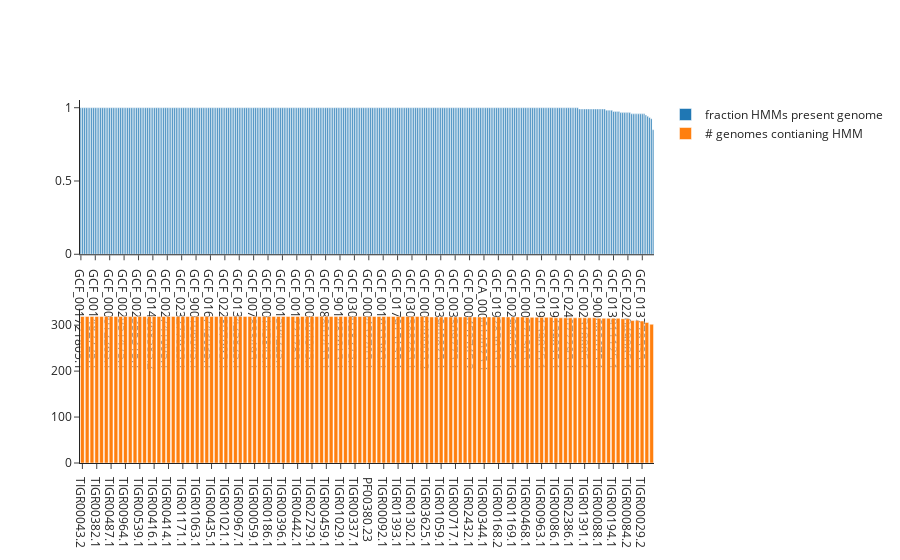

Notebook code for this chart:
### Code cell
qc_fig = make_subplots(rows=2, cols=1,)
hmm_pres_s = pres_abs_df.sum().sort_values(ascending=False)
genome_pres_s = (pres_abs_df.sum(axis=1)/len(hmm_bac120_ids)).sort_values(ascending=False)
hmm_trace = go.Bar(x=hmm_pres_s.index, y = hmm_pres_s, name='# genomes contianing HMM')
g_trace = go.Bar(x=genome_pres_s.index, y = genome_pres_s, name='fraction HMMs present genome')
qc_fig.add_trace(g_trace, row=1, col=1, )
qc_fig.add_trace(hmm_trace, row=2, col=1, )
qc_fig.update_layout(template='simple_white', height=600)
remove = list(genome_pres_s.index[-20:])
qc_fig

### Figure 1 — Plotly figure (JSON) as saved in the notebook; plotly's stock layout.template omitted (floating-point values rounded to 4 significant figures; data arrays with more than 128 entries replaced by an {"elided": "..."} marker saying what was removed)
{"data": [{"name": "fraction HMMs present genome", "type": "bar", "x": {"elided": "319 str values"}, "xaxis": "x", "y": {"elided": "319 float values"}, "yaxis": "y"}, {"name": "# genomes contianing HMM", "type": "bar", "x": ["TIGR00043.2", "TIGR00445.1", "TIGR00635.1", "TIGR00382.1", "TIGR00959.1", "TIGR03654.1", "TIGR00487.1", "TIGR00054.1", "TIGR01011.1", "TIGR00964.1", "TIGR01066.1", "TIGR03725.1", "TIGR00539.1", "TIGR03263.1", "TIGR01082.1", "TIGR00416.1", "TIGR00420.1", "TIGR00082.1", "TIGR00414.1", "TIGR00020.2", "TIGR00065.1", "TIGR01171.1", "TIGR01632.1", "TIGR00362.1", "TIGR01063.1", "TIGR02350.1", "TIGR00061.1", "TIGR00435.1", "TIGR00019.1", "TIGR00064.1", "TIGR01021.1", "TIGR00158.1", "TIGR00398.1", "TIGR00967.1", "TIGR01039.1", "TIGR02397.1", "TIGR00059.1", "TIGR02075.1", "TIGR01087.1", "TIGR00186.1", "TIGR01951.1", "TIGR03594.1", "TIGR00396.1", "TIGR00663.1", "TIGR03723.1", "TIGR00442.1", "TIGR00392.1", "TIGR01032.1", "TIGR02729.1", "TIGR01164.1", "TIGR00631.1", "TIGR00459.1", "TIGR01044.1", "TIGR00138.1", "TIGR01029.1", "TIGR00436.1", "TIGR00643.1", "TIGR00337.1", "PF00410.23", "TIGR00928.1", "PF00380.23", "TIGR00095.1", "TIGR01394.1", "TIGR00092.1", "TIGR01071.1", "TIGR00090.1", "TIGR01393.1", "TIGR00250.1", "TIGR00580.1", "TIGR01302.1", "TIGR00460.1", "TIGR00116.1", "TIGR03625.1", "TIGR00496.1", "TIGR01079.1", "TIGR01059.1", "TIGR01510.1", "TIGR00166.1", "TIGR00717.1", "TIGR02273.1", "TIGR00456.1", "TIGR02432.1", "TIGR01953.1", "TIGR00755.1", "TIGR00344.1", "TIGR03632.1", "TIGR00810.1", "TIGR00168.2", "TIGR01017.1", "TIGR03953.1", "TIGR01169.1", "TIGR00115.1", "TIGR00083.1", "TIGR00468.1", "TIGR01146.1", "TIGR02012.1", "TIGR00963.1", "TIGR00431.1", "TIGR00634.1", "TIGR00086.1", "TIGR00615.1", "TIGR00472.1", "TIGR02386.1", "TIGR02027.1", "PF02576.21", "TIGR01391.1", "TIGR00593.1", "TIGR02013.1", "TIGR00088.1", "PF01025.23", "TIGR01009.1", "TIGR00194.1", "TIGR01128.1", "TIGR00922.1", "TIGR00084.2", "TIGR02191.1", "TIGR00006.1", "TIGR00029.2", "PF00466.24", "PF03726.18"], "xaxis": "x2", "y": [319, 319, 319, 319, 319, 319, 319, 319, 319, 319, 319, 319, 319, 319, 319, 319, 319, 319, 319, 319, 319, 319, 319, 319, 319, 319, 319, 319, 319, 319, 319, 319, 319, 319, 319, 319, 319, 319, 319, 319, 319, 319, 319, 319, 319, 319, 319, 319, 319, 319, 319, 319, 319, 319, 319, 319, 319, 319, 319, 319, 319, 319, 319, 319, 319, 319, 319, 319, 319, 319, 319, 319, 319, 318, 318, 318, 318, 318, 318, 318, 318, 318, 318, 318, 318, 318, 318, 318, 318, 318, 318, 318, 318, 317, 317, 317, 317, 317, 317, 316, 316, 316, 316, 316, 316, 316, 316, 316, 315, 315, 315, 315, 315, 314, 314, 310, 310, 309, 306, 302], "yaxis": "y2"}], "layout": {"autosize": true, "xaxis": {"anchor": "y", "autorange": true, "domain": [0, 1], "range": [-0.5, 318.5], "type": "category"}, "xaxis2": {"anchor": "y2", "autorange": true, "domain": [0, 1], "range": [-0.5, 119.5], "type": "category"}, "yaxis": {"anchor": "x", "autorange": true, "domain": [0.575, 1], "range": [0, 1.053], "type": "linear"}, "yaxis2": {"anchor": "x2", "autorange": true, "domain": [0, 0.425], "range": [0, 335.8], "type": "linear"}}}
